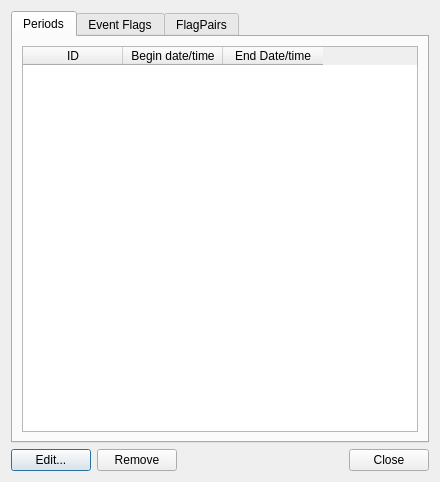
<?xml version="1.0" encoding="UTF-8"?>
<ui version="4.0">
 <class>DialogManagePF</class>
 <widget class="QDialog" name="DialogManagePF">
  <property name="geometry">
   <rect>
    <x>0</x>
    <y>0</y>
    <width>440</width>
    <height>482</height>
   </rect>
  </property>
  <property name="windowTitle">
   <string>Manage Periods and flags</string>
  </property>
  <layout class="QVBoxLayout" name="verticalLayout_3">
   <item>
    <widget class="QTabWidget" name="tabber">
     <property name="currentIndex">
      <number>0</number>
     </property>
     <widget class="QWidget" name="tabPeriods">
      <attribute name="title">
       <string>Periods</string>
      </attribute>
      <layout class="QVBoxLayout" name="layPeriods">
       <item>
        <widget class="QTableWidget" name="twPeriods">
         <column>
          <property name="text">
           <string>ID</string>
          </property>
         </column>
         <column>
          <property name="text">
           <string>Begin date/time</string>
          </property>
         </column>
         <column>
          <property name="text">
           <string>End Date/time</string>
          </property>
         </column>
        </widget>
       </item>
      </layout>
     </widget>
     <widget class="QWidget" name="tabEvFlags">
      <attribute name="title">
       <string>Event Flags</string>
      </attribute>
      <layout class="QVBoxLayout" name="layEvFlags">
       <item>
        <widget class="QTableWidget" name="twEvFlags">
         <column>
          <property name="text">
           <string>ID</string>
          </property>
         </column>
         <column>
          <property name="text">
           <string>Date/Time</string>
          </property>
         </column>
        </widget>
       </item>
      </layout>
     </widget>
     <widget class="QWidget" name="tabFlagPairs">
      <attribute name="title">
       <string>FlagPairs</string>
      </attribute>
      <layout class="QVBoxLayout" name="layFlagPairs">
       <item>
        <widget class="QTableWidget" name="twFlagPairs">
         <column>
          <property name="text">
           <string>ID</string>
          </property>
         </column>
         <column>
          <property name="text">
           <string>Begin date/time</string>
          </property>
         </column>
         <column>
          <property name="text">
           <string>End Date/time</string>
          </property>
         </column>
        </widget>
       </item>
      </layout>
     </widget>
    </widget>
   </item>
   <item>
    <layout class="QHBoxLayout" name="horizontalLayout_2">
     <item>
      <widget class="QPushButton" name="pbEditEvFlag">
       <property name="text">
        <string>Edit...</string>
       </property>
      </widget>
     </item>
     <item>
      <widget class="QPushButton" name="pbRemoveEvFlag">
       <property name="text">
        <string>Remove</string>
       </property>
      </widget>
     </item>
     <item>
      <spacer name="horizontalSpacer">
       <property name="orientation">
        <enum>Qt::Horizontal</enum>
       </property>
       <property name="sizeHint" stdset="0">
        <size>
         <width>40</width>
         <height>20</height>
        </size>
       </property>
      </spacer>
     </item>
     <item>
      <widget class="QPushButton" name="pbClose">
       <property name="text">
        <string>Close</string>
       </property>
      </widget>
     </item>
    </layout>
   </item>
  </layout>
 </widget>
 <resources/>
 <connections/>
</ui>
